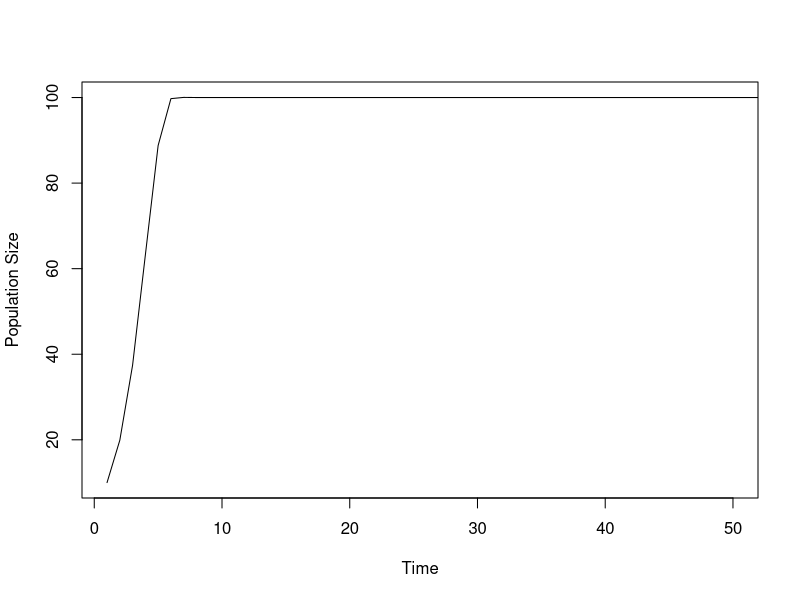
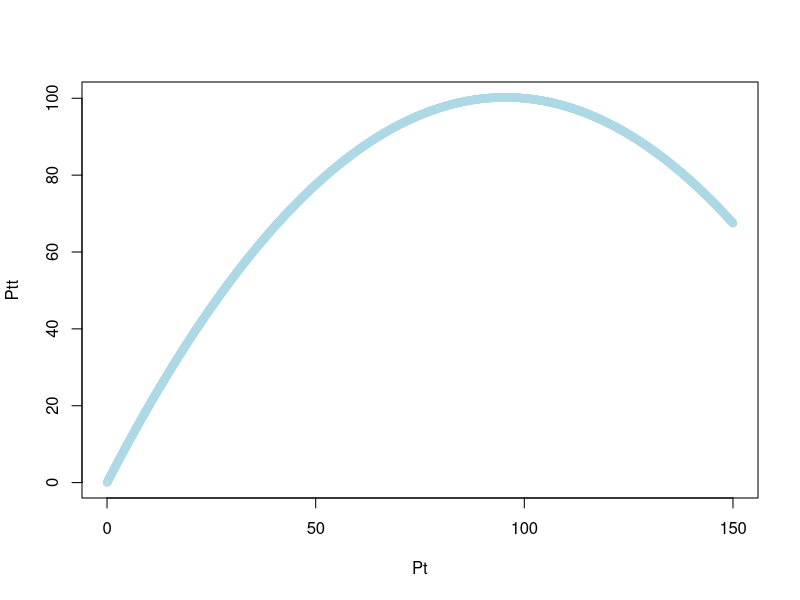

Reproduce these figures in R, in order. (Note: this script raises an error after producing the figures.)
# Introduction for modelling with R
# making population models with density-dependent logistic growth

# initialise a numeric vectir P of size 500, using numeric()

P <- numeric(length = 500)

# set the first value of P to 10 individuals, this is P at t=0
P[1] <- 10

# set parameters r and K
r <- 1.1
K <- 100

#compute P[2] at population at t = 1 from P[1]
P[2] <- r*(1-P[1]/K)*P[1] + P[1]

# compute P[3] at time =2 from P[2]
P[3] <- r *(1-P[2]/K)*P[2] + P[2]

# P[4], t=3
P[4] <- r*(1-P[3]/K)*P[3] + P[3]

# to simulate 500 time steps we will use a "for" loop
# set a loop for 499 time steps (2 to 500)

for(i in 2:500) {
  P[i] <- r*(1-P[i-1]/K)*P[i-1] + P[i-1]
}

# plot the output

plot(1:500, P, xlim=c(1,50), type = "l",
     xlab = "Time", ylab = "Population Size")

# plot P(t+1) vs P(t)

Pt <- seq(0,150,0.1)
Ptt <- r*(1-Pt/K)*Pt +Pt

plot(Pt, Ptt, col = "lightblue")

?lines()

lines(Pt, Ptt, type = "l", col = "seagreen2")

Pt <- seq(0,150,0.1) # that creates a vector from 0 to 150 with an increment of 0.1
Ptt <- r*(1-Pt/K)*Pt+Pt
lines(Pt, Ptt, col = "blue")
lines(c(1,150), c(1,150), col = "red") # that draws the diagonal, as we saw in the lecture, to show the equilibrium

## continuous model
install.packages("deSolve")
install.packages("ggplot2")
install.packages("tidyverse")
  
library(deSolve)
?ode()

# need to define parameters for ode() function

state <- c(P=10)
times <- seq(0,500, by=0.01)
parameters <- c(r=0.1, K=1000)

LG <- function(t,state,parameters){ ##logistic grown function, that takes a set of parameter values, initial conditions and a time sequence
  with(as.list(c(state, parameters)),{ ##"with" is a function that allows us to use the variable names directly - it looks for r, K and P in state and parameters
    
    dP <- r*(1-P/K)*P ##this is our logistic equation governing the rate of change of P
    
    return(list(dP)) ## return the rate of change - it needs to be a list
  }) # end with(as.list ...
}

out <- ode(y=state, times = times, func = LG, parms = parameters)
out

out.df <- data.frame(out)

plot(out.df, type = "l")

library(ggplot2)
ggplot(data = out.df)+
  geom_line(mapping=aes(x=time,y=P),color="seagreen2") +
  geom_hline(yintercept=0,color="darkgrey") +
  geom_vline(xintercept=0,color="darkgrey") +
  labs(x = "Time", y = "P")


# model calibration using real data

#base code without the parameters
tmax <- 300
x <- numeric(tmax+1)
for(i in 2:(tmax+1)){
  x[i] <- r*x[i-1]*(1-x[i-1]/K)+x[i-1]+rnorm(1,0,x[i-1]/100)
}

# get the data

pop <- read.csv("pop_LG_simul_noise_small2.csv")

#plot

ggplot()+
  geom_line(mapping=aes(x=pop$time,y=pop$P))
